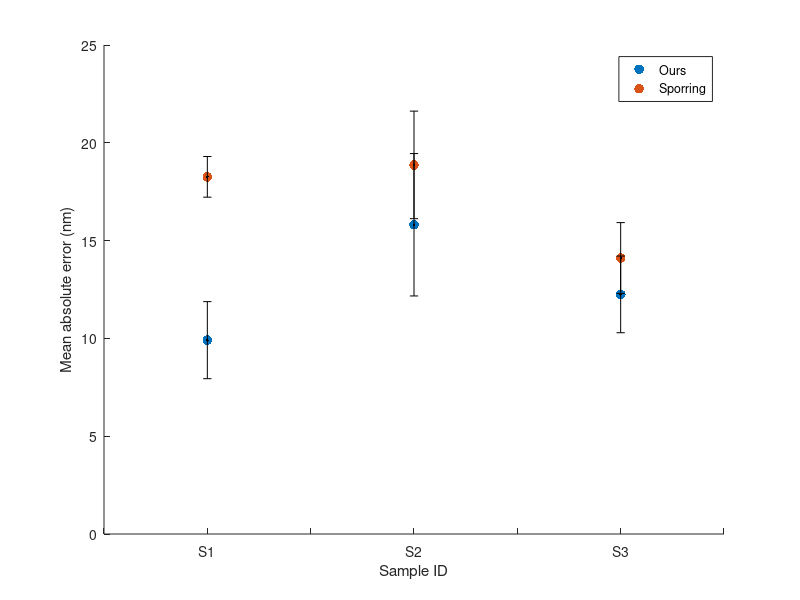

This chart was generated by the following MATLAB code:
function plotThicknessAbsError()

sporring = [18.26,18.87,14.11];
sporring_sem = [1.04,2.75,1.81];
ours = [9.91,15.81,12.25];
ours_sem = [1.97,3.64,1.96];

x = 1:3;
% x = [2,4,6];

figure;
scatter(x,ours,50,'filled');
hold on
scatter(x,sporring,50,'filled');
errorbar(x,sporring,sporring_sem,'.k');
errorbar(x,ours,ours_sem,'.k');

hold off

ax = gca;
xticklabels = get(ax,'XTickLabel');

xticklabels{1} = '';
xticklabels{2} = 'S1';
xticklabels{3} = '';
xticklabels{4} = 'S2';
xticklabels{5} = '';
xticklabels{6} = 'S3';
xticklabels{7} = '';
% xticklabels{1} = 'S1';
% xticklabels{2} = 'S2';
% xticklabels{3} = 'S3';

xlim([0.5 3.5]);
ylim([0 25]);

set(ax,'XTickLabel',xticklabels) % set tick labels to updated value

legend('Ours','Sporring')

xlabel('Sample ID')
ylabel('Mean absolute error (nm)')
